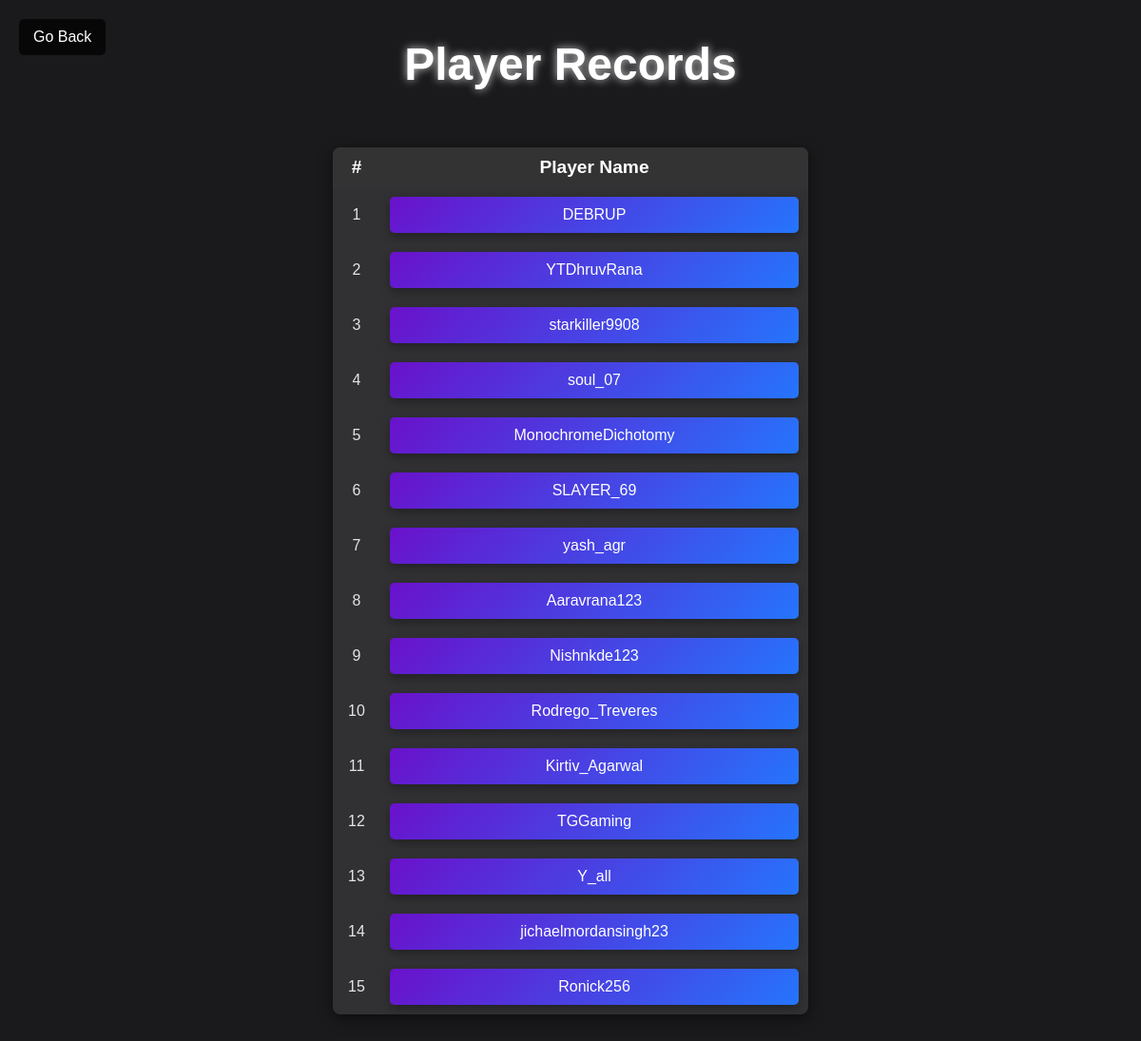
Page /record on the earlier database version.
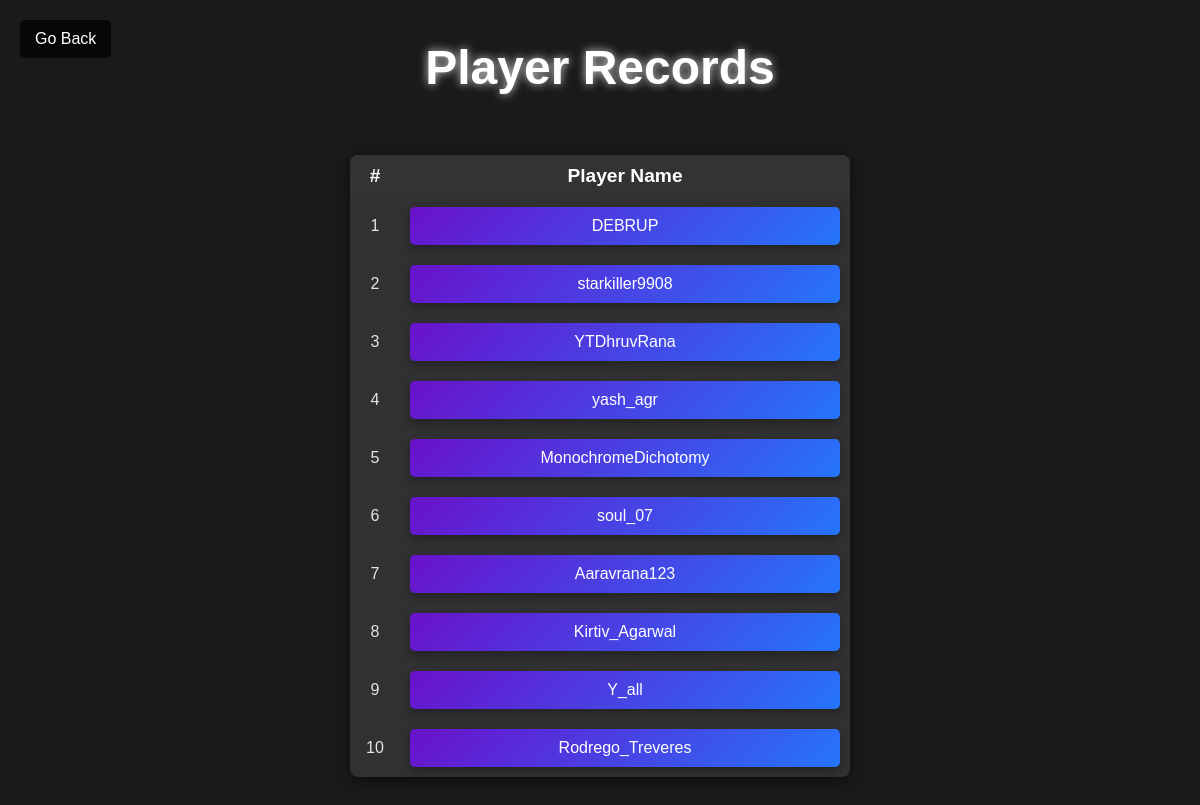
Same page on the later database version.
### tables this page shows
CREATE TABLE players (
        name TEXT NOT NULL,
        rating INTEGER NOT NULL,
        ccr REAL NOT NULL,
        tourns INTEGER NOT NULL,
        podiums INTEGER NOT NULL
    );

### app.py (the view)
@app.route('/record',methods=['GET','POST'])
def record():
    if request.method=='GET':
        conn=sqlite3.connect('data/main.db')
        c=conn.cursor()
        c.execute('SELECT name FROM players ORDER BY ccr DESC')
        names=c.fetchall()
        conn.close()
        return render_template('record.html',players=names)
    elif request.method=='POST':
        player=request.form['player_name']
        return redirect('/playerinfo/'+str(player))

### templates/record.html (shortened to what this page needs)
<!DOCTYPE html>
<html lang="en">
<head>
    <link rel="stylesheet" href="{{ url_for('static', filename='styles_player_record.css') }}">
</head>
<body>
    <div id="particles-js"></div>
    <button class="back-button" onclick="goBack()">Go Back</button>
    <div class="container">
        <h1 class="heading">Player Records</h1>
        <form method="POST" action="/record">
            <table class="player-table">
                <thead>
                    <tr>
                        <th>#</th>
                        <th>Player Name</th>
                    </tr>
                </thead>
                <tbody>
                    {% for player in players %}
                    <tr>
                        <td>{{ loop.index }}</td>
                        <td>
                            <button class="player-button" name="player_name" value="{{ player[0] }}">{{ player[0] }}</button>
                        </td>
                    </tr>
                    {% endfor %}
                </tbody>
            </table>
        </form>
    </div>
</body>
</html>

Differences in the rows shown:
removed players: name "SLAYER_69"
removed players: name "Nishnkde123"
removed players: name "TGGaming"
removed players: name "jichaelmordansingh23"
removed players: name "Ronick256"
changed players "starkiller9908": moves up the list
changed players "yash_agr": moves up the list
changed players "MonochromeDichotomy": moves down the list
changed players "Rodrego_Treveres": moves down the list
